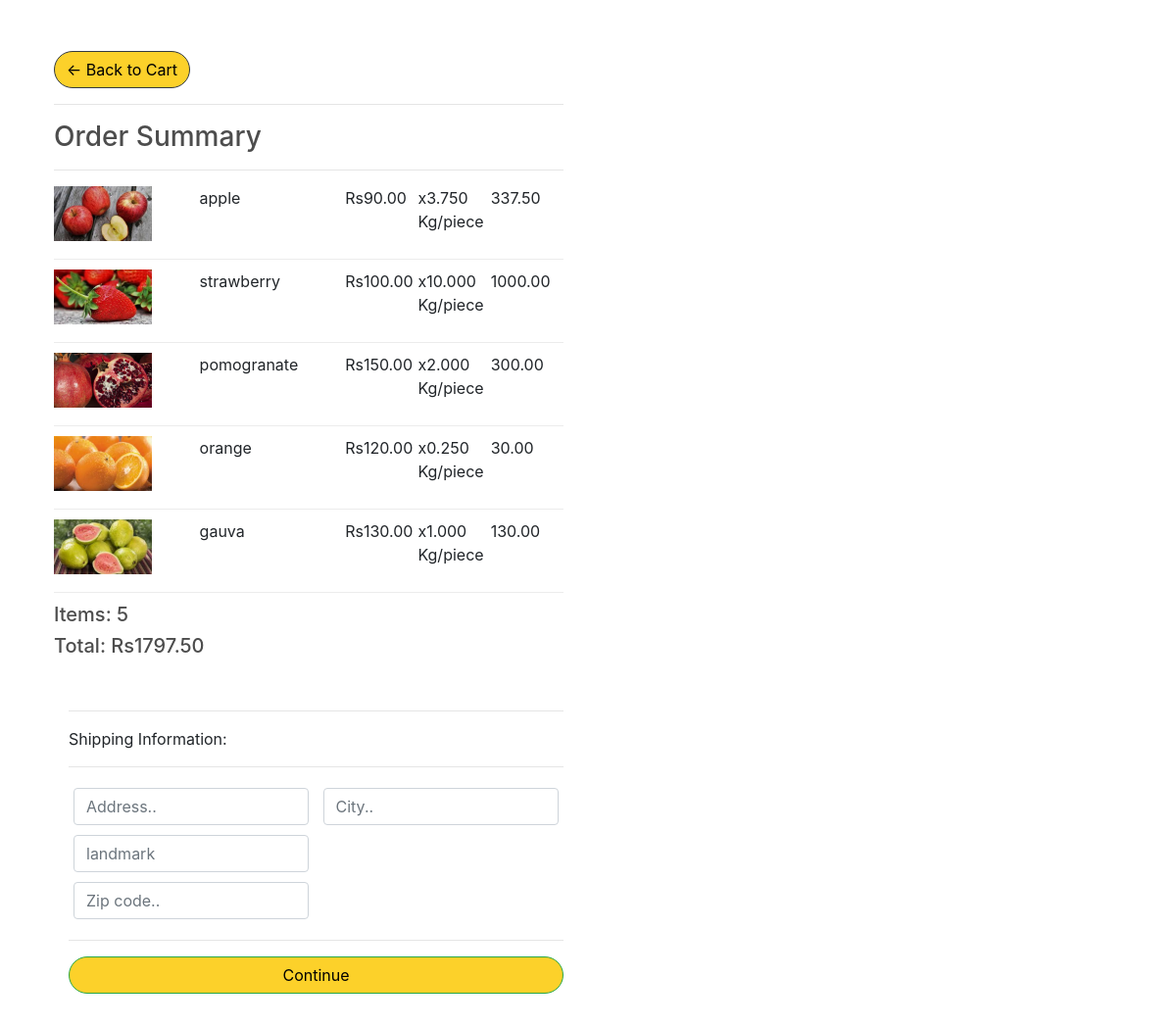
/user/add/checkout/ (signed in), run on an earlier commit of the app's database.
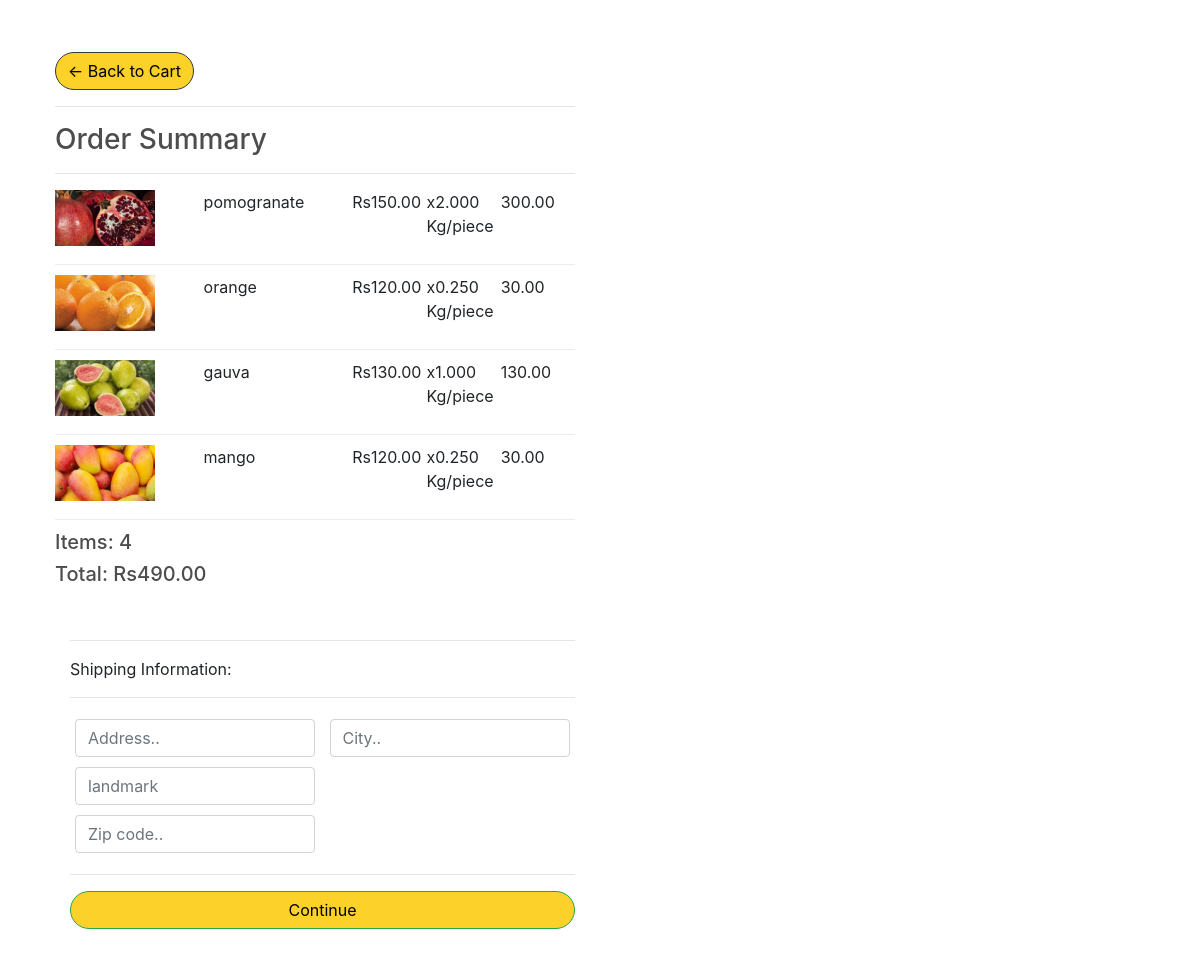
And on a later commit of the database.
### atoz_store/models.py (models this page shows, shortened)
class OrderItem(models.Model):
    product = models.ForeignKey(Product,on_delete=models.SET_NULL,blank=True,null=True)
    order = models.ForeignKey(Order,on_delete=models.SET_NULL,blank=True,null=True)
    quantity = models.DecimalField(decimal_places=3,max_digits=7 ,default=0,null=True,blank=True)
    date_ordered = models.DateTimeField(auto_now_add=True)
    @property
    def get_total(self):
        total = self.product.price*self.quantity
        return total

class Product(models.Model):
    catagory_choice = (
        ("FR","fruit"),
        ("DR","dryfruit"),
        ("VG","vegitable"),
        ("oth","other"),
         )
    name = models.CharField(max_length=128,null=True,)
    catagory = models.CharField(max_length=30,choices= catagory_choice ,null=True)
    price = models.DecimalField(max_digits=7, decimal_places=2)
    image = models.ImageField(null=True,blank=True)
    prodtype =models.BooleanField(default=True)
    @property
    def imageURL(self):
        try:
            url = self.image.url
        except:
            url = ''
        return url

class Order(models.Model):
    customer = models.ForeignKey(Customer,on_delete=models.SET_NULL,blank=True,null=True)
    date_ordered = models.DateTimeField(auto_now_add=True)
    mark = models.IntegerField(default=1)
    complete = models.BooleanField(default=True,null=True,blank=False)
    transaction_id = models.CharField(max_length=128,null=True)
    @property
    def get_cart_total(self):
        orderitem=self.orderitem_set.all()
        total = sum([item.get_total for item in orderitem])
        return total
    @property
    def get_cart_items(self):
        orderitem=self.orderitem_set.all()
        total = sum([self.mark for item in orderitem])
        return total

### atoz_store/views.py (the view)
# urls.py: path('checkout/',views.checkout,name="checkout"),
def checkout(request):
     if request.user.is_authenticated:
        email = request.user.email
        name = request.user.first_name
        customer,created = Customer.objects.get_or_create(
            email=email,
        )
        customer.name = name
        customer.save()
        order,created = Order.objects.get_or_create(customer=customer,complete=False)
        items = order.orderitem_set.all()
        cartitems = order.get_cart_items
     else:
        cookieData = cookieCart(request)
        print(cookieData)
        cartitems = cookieData['cartitems']
        order = cookieData['order']
        items = cookieData['items']
     context = {'items':items,'order':order,'cartitems':cartitems}
     return render(request, 'atoz_store/checkout.html',context)

### atoz_store/Templates/atoz_store/checkout.html (shortened to what this page needs)
{% extends 'atoz_store/main.html' %}
{% load static %}
{% block content %}
     <div class="row">
		<div class="col-lg-6">
			<div class="box-element">
				<a  class="btn btn-outline-dark srcbtn" href="{% url 'cart' %}">&#x2190; Back to Cart</a>
				<hr>
				<h3>Order Summary</h3>
				<hr>
				{% for item in items %}
				<div class="cart-row">
					<div style="flex:2"><img class="row-image" src="{{item.product.imageURL}}" alt="not fouund"></div>
					<div style="flex:2"><p>{{item.product.name}}</p></div>
					<div style="flex:1"><p>Rs{{item.product.price|floatformat:2}}</p></div>
					<div style="flex:1"><p>x{{item.quantity|floatformat:3}} Kg/piece</p></div>
					<div style="flex:1"><p>{{item.get_total|floatformat:2}} </p></div>
				</div>
				{% endfor %}
				<h5>Items:   {{cartitems|floatformat:0}}</h5>
				<h5>Total:   Rs{{order.get_cart_total|floatformat:2}}</h5>
			</div>
		</div>
	</div>
	<div class="col-lg-6">
		<div class="box-element" id="form-wrapper">
			<form id="form">
				<div id="shipping-info">
					<hr>
					<p>Shipping Information:</p>
					<hr>
					<div class="form-field">
						<input class="form-control" type="text" name="address" placeholder="Address..">
					</div>
					<div class="form-field">
						<input class="form-control" type="text" name="city" placeholder="City..">
					</div>
					<div class="form-field">
						<input class="form-control" type="text" name="landmark" placeholder="landmark">
					</div>
					<div class="form-field">
					</div>
					<div class="form-field">
						<input class="form-control" type="text" name="zipcode" placeholder="Zip code..">
					</div>
				</div>
				<hr>
				<input id="form-button" class="btn btn-success btn-block srcbtn" type="submit" value="Continue">
			</form>
		</div>
		<br>
	</div>
{% endblock content %}

What changed in the data, as far as the page shows it:
removed OrderItem: product.imageURL (picture), product.name "apple", product.price "90.00", quantity "3.750", get_total "337.50"
removed OrderItem: product.imageURL (picture), product.name "strawberry", product.price "100.00", quantity "10.000", get_total "1000.00"
added OrderItem: product.imageURL (picture), product.name "mango", product.price "120.00", quantity "0.250", get_total "30.00"
computed for Order: get_cart_total "1797.50" → "490.00"
Also different on the page:
{{ cartitems|floatformat:0 }}: "5" → "4"
